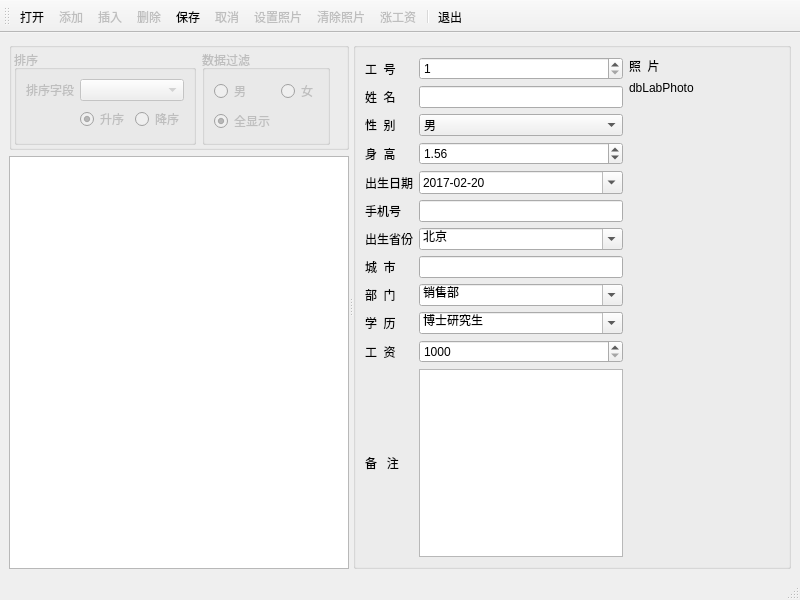
<?xml version="1.0" encoding="UTF-8"?>
<ui version="4.0">
 <class>MainWindow</class>
 <widget class="QMainWindow" name="MainWindow">
  <property name="geometry">
   <rect>
    <x>0</x>
    <y>0</y>
    <width>800</width>
    <height>600</height>
   </rect>
  </property>
  <property name="windowTitle">
   <string>MainWindow</string>
  </property>
  <widget class="QWidget" name="centralwidget">
   <layout class="QGridLayout" name="gridLayout_4">
    <item row="0" column="0">
     <widget class="QSplitter" name="splitter">
      <property name="orientation">
       <enum>Qt::Horizontal</enum>
      </property>
      <widget class="QWidget" name="layoutWidget">
       <layout class="QVBoxLayout" name="verticalLayout_2">
        <item>
         <widget class="QGroupBox" name="groupBox_2">
          <property name="title">
           <string/>
          </property>
          <layout class="QHBoxLayout" name="horizontalLayout_2">
           <property name="spacing">
            <number>6</number>
           </property>
           <property name="leftMargin">
            <number>2</number>
           </property>
           <property name="topMargin">
            <number>2</number>
           </property>
           <property name="bottomMargin">
            <number>2</number>
           </property>
           <item>
            <widget class="QGroupBox" name="groupBoxSort">
             <property name="enabled">
              <bool>false</bool>
             </property>
             <property name="title">
              <string>排序</string>
             </property>
             <layout class="QGridLayout" name="gridLayout_3">
              <item row="0" column="0">
               <widget class="QLabel" name="label_14">
                <property name="text">
                 <string>排序字段</string>
                </property>
               </widget>
              </item>
              <item row="0" column="1" colspan="2">
               <widget class="QComboBox" name="comboFields"/>
              </item>
              <item row="1" column="0">
               <spacer name="horizontalSpacer">
                <property name="orientation">
                 <enum>Qt::Horizontal</enum>
                </property>
                <property name="sizeHint" stdset="0">
                 <size>
                  <width>40</width>
                  <height>20</height>
                 </size>
                </property>
               </spacer>
              </item>
              <item row="1" column="1">
               <widget class="QRadioButton" name="radioBtnAscend">
                <property name="text">
                 <string>升序</string>
                </property>
                <property name="checked">
                 <bool>true</bool>
                </property>
               </widget>
              </item>
              <item row="1" column="2">
               <widget class="QRadioButton" name="radioBtnDescend">
                <property name="text">
                 <string>降序</string>
                </property>
               </widget>
              </item>
             </layout>
            </widget>
           </item>
           <item>
            <widget class="QGroupBox" name="groupBoxFilter">
             <property name="enabled">
              <bool>false</bool>
             </property>
             <property name="title">
              <string>数据过滤</string>
             </property>
             <layout class="QGridLayout" name="gridLayout_2">
              <item row="0" column="0">
               <widget class="QRadioButton" name="radioBtnMan">
                <property name="text">
                 <string>男</string>
                </property>
               </widget>
              </item>
              <item row="0" column="1">
               <widget class="QRadioButton" name="radioBtnWoman">
                <property name="text">
                 <string>女</string>
                </property>
               </widget>
              </item>
              <item row="1" column="0">
               <widget class="QRadioButton" name="radioBtnBoth">
                <property name="text">
                 <string>全显示</string>
                </property>
                <property name="checked">
                 <bool>true</bool>
                </property>
               </widget>
              </item>
              <item row="1" column="1">
               <spacer name="horizontalSpacer_2">
                <property name="orientation">
                 <enum>Qt::Horizontal</enum>
                </property>
                <property name="sizeHint" stdset="0">
                 <size>
                  <width>40</width>
                  <height>20</height>
                 </size>
                </property>
               </spacer>
              </item>
             </layout>
            </widget>
           </item>
           <item>
            <spacer name="horizontalSpacer_3">
             <property name="orientation">
              <enum>Qt::Horizontal</enum>
             </property>
             <property name="sizeHint" stdset="0">
              <size>
               <width>45</width>
               <height>20</height>
              </size>
             </property>
            </spacer>
           </item>
          </layout>
         </widget>
        </item>
        <item>
         <widget class="QTableView" name="tableView">
          <property name="editTriggers">
           <set>QAbstractItemView::AnyKeyPressed|QAbstractItemView::DoubleClicked|QAbstractItemView::EditKeyPressed|QAbstractItemView::SelectedClicked</set>
          </property>
         </widget>
        </item>
       </layout>
      </widget>
      <widget class="QGroupBox" name="groupBox">
       <property name="title">
        <string/>
       </property>
       <layout class="QHBoxLayout" name="horizontalLayout">
        <item>
         <layout class="QGridLayout" name="gridLayout">
          <item row="0" column="0">
           <widget class="QLabel" name="label">
            <property name="text">
             <string>工  号</string>
            </property>
            <property name="buddy">
             <cstring>dbSpinEmpNo</cstring>
            </property>
           </widget>
          </item>
          <item row="0" column="1">
           <widget class="QSpinBox" name="dbSpinEmpNo">
            <property name="minimum">
             <number>1</number>
            </property>
            <property name="maximum">
             <number>10000</number>
            </property>
           </widget>
          </item>
          <item row="1" column="0">
           <widget class="QLabel" name="label_2">
            <property name="text">
             <string>姓  名</string>
            </property>
            <property name="buddy">
             <cstring>dbEditName</cstring>
            </property>
           </widget>
          </item>
          <item row="1" column="1">
           <widget class="QLineEdit" name="dbEditName"/>
          </item>
          <item row="2" column="0">
           <widget class="QLabel" name="label_3">
            <property name="text">
             <string>性  别</string>
            </property>
            <property name="buddy">
             <cstring>dbComboSex</cstring>
            </property>
           </widget>
          </item>
          <item row="2" column="1">
           <widget class="QComboBox" name="dbComboSex">
            <item>
             <property name="text">
              <string>男</string>
             </property>
            </item>
            <item>
             <property name="text">
              <string>女</string>
             </property>
            </item>
           </widget>
          </item>
          <item row="3" column="0">
           <widget class="QLabel" name="label_4">
            <property name="text">
             <string>身  高</string>
            </property>
            <property name="buddy">
             <cstring>dbSpinHeight</cstring>
            </property>
           </widget>
          </item>
          <item row="3" column="1">
           <widget class="QDoubleSpinBox" name="dbSpinHeight">
            <property name="suffix">
             <string/>
            </property>
            <property name="maximum">
             <double>3.000000000000000</double>
            </property>
            <property name="singleStep">
             <double>0.010000000000000</double>
            </property>
            <property name="value">
             <double>1.560000000000000</double>
            </property>
           </widget>
          </item>
          <item row="4" column="0">
           <widget class="QLabel" name="label_5">
            <property name="text">
             <string>出生日期</string>
            </property>
            <property name="buddy">
             <cstring>dbEditBirth</cstring>
            </property>
           </widget>
          </item>
          <item row="4" column="1">
           <widget class="QDateEdit" name="dbEditBirth">
            <property name="displayFormat">
             <string>yyyy-MM-dd</string>
            </property>
            <property name="calendarPopup">
             <bool>true</bool>
            </property>
            <property name="date">
             <date>
              <year>2017</year>
              <month>2</month>
              <day>20</day>
             </date>
            </property>
           </widget>
          </item>
          <item row="5" column="0">
           <widget class="QLabel" name="label_10">
            <property name="text">
             <string>手机号</string>
            </property>
            <property name="buddy">
             <cstring>dbEditMobile</cstring>
            </property>
           </widget>
          </item>
          <item row="5" column="1">
           <widget class="QLineEdit" name="dbEditMobile"/>
          </item>
          <item row="6" column="0">
           <widget class="QLabel" name="label_7">
            <property name="text">
             <string>出生省份</string>
            </property>
            <property name="buddy">
             <cstring>dbComboProvince</cstring>
            </property>
           </widget>
          </item>
          <item row="6" column="1">
           <widget class="QComboBox" name="dbComboProvince">
            <property name="editable">
             <bool>true</bool>
            </property>
            <item>
             <property name="text">
              <string>北京</string>
             </property>
            </item>
            <item>
             <property name="text">
              <string>上海</string>
             </property>
            </item>
            <item>
             <property name="text">
              <string>天津</string>
             </property>
            </item>
            <item>
             <property name="text">
              <string>重庆</string>
             </property>
            </item>
            <item>
             <property name="text">
              <string>安徽</string>
             </property>
            </item>
            <item>
             <property name="text">
              <string>河北</string>
             </property>
            </item>
            <item>
             <property name="text">
              <string>河南</string>
             </property>
            </item>
            <item>
             <property name="text">
              <string>湖北</string>
             </property>
            </item>
            <item>
             <property name="text">
              <string>湖南</string>
             </property>
            </item>
            <item>
             <property name="text">
              <string>山西</string>
             </property>
            </item>
            <item>
             <property name="text">
              <string>山东</string>
             </property>
            </item>
            <item>
             <property name="text">
              <string>陕西</string>
             </property>
            </item>
            <item>
             <property name="text">
              <string>江苏</string>
             </property>
            </item>
            <item>
             <property name="text">
              <string>江西</string>
             </property>
            </item>
           </widget>
          </item>
          <item row="7" column="0">
           <widget class="QLabel" name="label_8">
            <property name="text">
             <string>城  市</string>
            </property>
            <property name="buddy">
             <cstring>dbEditCity</cstring>
            </property>
           </widget>
          </item>
          <item row="7" column="1">
           <widget class="QLineEdit" name="dbEditCity"/>
          </item>
          <item row="8" column="0">
           <widget class="QLabel" name="label_6">
            <property name="text">
             <string>部  门</string>
            </property>
            <property name="buddy">
             <cstring>dbComboDep</cstring>
            </property>
           </widget>
          </item>
          <item row="8" column="1">
           <widget class="QComboBox" name="dbComboDep">
            <property name="editable">
             <bool>true</bool>
            </property>
            <item>
             <property name="text">
              <string>销售部</string>
             </property>
            </item>
            <item>
             <property name="text">
              <string>技术部</string>
             </property>
            </item>
            <item>
             <property name="text">
              <string>生产部</string>
             </property>
            </item>
            <item>
             <property name="text">
              <string>行政部</string>
             </property>
            </item>
           </widget>
          </item>
          <item row="11" column="1">
           <widget class="QPlainTextEdit" name="dbEditMemo">
            <property name="maximumSize">
             <size>
              <width>16777215</width>
              <height>16777215</height>
             </size>
            </property>
           </widget>
          </item>
          <item row="11" column="0">
           <widget class="QLabel" name="label_9">
            <property name="text">
             <string>备   注</string>
            </property>
            <property name="buddy">
             <cstring>dbEditMemo</cstring>
            </property>
           </widget>
          </item>
          <item row="9" column="0">
           <widget class="QLabel" name="label_11">
            <property name="text">
             <string>学  历</string>
            </property>
            <property name="buddy">
             <cstring>dbComboEdu</cstring>
            </property>
           </widget>
          </item>
          <item row="10" column="1">
           <widget class="QSpinBox" name="dbSpinSalary">
            <property name="prefix">
             <string/>
            </property>
            <property name="minimum">
             <number>1000</number>
            </property>
            <property name="maximum">
             <number>50000</number>
            </property>
            <property name="singleStep">
             <number>100</number>
            </property>
            <property name="value">
             <number>1000</number>
            </property>
           </widget>
          </item>
          <item row="10" column="0">
           <widget class="QLabel" name="label_12">
            <property name="text">
             <string>工  资</string>
            </property>
            <property name="buddy">
             <cstring>dbSpinSalary</cstring>
            </property>
           </widget>
          </item>
          <item row="9" column="1">
           <widget class="QComboBox" name="dbComboEdu">
            <property name="editable">
             <bool>true</bool>
            </property>
            <item>
             <property name="text">
              <string>博士研究生</string>
             </property>
            </item>
            <item>
             <property name="text">
              <string>硕士研究生</string>
             </property>
            </item>
            <item>
             <property name="text">
              <string>大学本科</string>
             </property>
            </item>
            <item>
             <property name="text">
              <string>大学专科</string>
             </property>
            </item>
            <item>
             <property name="text">
              <string>高中</string>
             </property>
            </item>
            <item>
             <property name="text">
              <string>初中</string>
             </property>
            </item>
            <item>
             <property name="text">
              <string>小学</string>
             </property>
            </item>
           </widget>
          </item>
         </layout>
        </item>
        <item>
         <layout class="QVBoxLayout" name="verticalLayout">
          <item>
           <widget class="QLabel" name="label_13">
            <property name="text">
             <string>照  片</string>
            </property>
           </widget>
          </item>
          <item>
           <widget class="QLabel" name="dbLabPhoto">
            <property name="minimumSize">
             <size>
              <width>150</width>
              <height>0</height>
             </size>
            </property>
            <property name="maximumSize">
             <size>
              <width>350</width>
              <height>16777215</height>
             </size>
            </property>
            <property name="text">
             <string>dbLabPhoto</string>
            </property>
           </widget>
          </item>
          <item>
           <spacer name="verticalSpacer">
            <property name="orientation">
             <enum>Qt::Vertical</enum>
            </property>
            <property name="sizeHint" stdset="0">
             <size>
              <width>20</width>
              <height>40</height>
             </size>
            </property>
           </spacer>
          </item>
         </layout>
        </item>
       </layout>
      </widget>
     </widget>
    </item>
   </layout>
  </widget>
  <widget class="QStatusBar" name="statusbar"/>
  <widget class="QToolBar" name="toolBar">
   <property name="windowTitle">
    <string>toolBar</string>
   </property>
   <property name="toolButtonStyle">
    <enum>Qt::ToolButtonTextUnderIcon</enum>
   </property>
   <attribute name="toolBarArea">
    <enum>TopToolBarArea</enum>
   </attribute>
   <attribute name="toolBarBreak">
    <bool>false</bool>
   </attribute>
   <addaction name="actOpenDB"/>
   <addaction name="actRecAppend"/>
   <addaction name="actRecInsert"/>
   <addaction name="actRecDelete"/>
   <addaction name="actSubmit"/>
   <addaction name="actRevert"/>
   <addaction name="actPhoto"/>
   <addaction name="actPhotoClear"/>
   <addaction name="actScan"/>
   <addaction name="separator"/>
   <addaction name="actQuit"/>
  </widget>
  <action name="actOpenDB">
   <property name="icon">
    <iconset resource="res.qrc">
     <normaloff>:/images/images/open3.bmp</normaloff>:/images/images/open3.bmp</iconset>
   </property>
   <property name="text">
    <string>打开</string>
   </property>
   <property name="toolTip">
    <string>打开数据库</string>
   </property>
  </action>
  <action name="actQuit">
   <property name="icon">
    <iconset resource="res.qrc">
     <normaloff>:/images/images/exit.bmp</normaloff>:/images/images/exit.bmp</iconset>
   </property>
   <property name="text">
    <string>退出</string>
   </property>
   <property name="toolTip">
    <string>退出</string>
   </property>
  </action>
  <action name="actRecAppend">
   <property name="enabled">
    <bool>false</bool>
   </property>
   <property name="icon">
    <iconset resource="res.qrc">
     <normaloff>:/images/images/316.bmp</normaloff>:/images/images/316.bmp</iconset>
   </property>
   <property name="text">
    <string>添加</string>
   </property>
   <property name="toolTip">
    <string>添加记录</string>
   </property>
  </action>
  <action name="actRecInsert">
   <property name="enabled">
    <bool>false</bool>
   </property>
   <property name="icon">
    <iconset resource="res.qrc">
     <normaloff>:/images/images/306.bmp</normaloff>:/images/images/306.bmp</iconset>
   </property>
   <property name="text">
    <string>插入</string>
   </property>
   <property name="toolTip">
    <string>插入记录</string>
   </property>
  </action>
  <action name="actSubmit">
   <property name="enabled">
    <bool>true</bool>
   </property>
   <property name="icon">
    <iconset resource="res.qrc">
     <normaloff>:/images/images/save1.bmp</normaloff>:/images/images/save1.bmp</iconset>
   </property>
   <property name="text">
    <string>保存</string>
   </property>
   <property name="toolTip">
    <string>保存修改</string>
   </property>
  </action>
  <action name="actRevert">
   <property name="enabled">
    <bool>false</bool>
   </property>
   <property name="icon">
    <iconset resource="res.qrc">
     <normaloff>:/images/images/ubdo.bmp</normaloff>:/images/images/ubdo.bmp</iconset>
   </property>
   <property name="text">
    <string>取消</string>
   </property>
   <property name="toolTip">
    <string>取消修改</string>
   </property>
  </action>
  <action name="actRecDelete">
   <property name="enabled">
    <bool>false</bool>
   </property>
   <property name="icon">
    <iconset resource="res.qrc">
     <normaloff>:/images/images/delete1.bmp</normaloff>:/images/images/delete1.bmp</iconset>
   </property>
   <property name="text">
    <string>删除</string>
   </property>
   <property name="toolTip">
    <string>删除记录</string>
   </property>
  </action>
  <action name="actPhoto">
   <property name="enabled">
    <bool>false</bool>
   </property>
   <property name="icon">
    <iconset resource="res.qrc">
     <normaloff>:/images/images/00.JPG</normaloff>:/images/images/00.JPG</iconset>
   </property>
   <property name="text">
    <string>设置照片</string>
   </property>
   <property name="toolTip">
    <string>设置照片</string>
   </property>
  </action>
  <action name="actPhotoClear">
   <property name="enabled">
    <bool>false</bool>
   </property>
   <property name="icon">
    <iconset resource="res.qrc">
     <normaloff>:/images/images/103.bmp</normaloff>:/images/images/103.bmp</iconset>
   </property>
   <property name="text">
    <string>清除照片</string>
   </property>
   <property name="toolTip">
    <string>清除照片</string>
   </property>
  </action>
  <action name="actScan">
   <property name="enabled">
    <bool>false</bool>
   </property>
   <property name="icon">
    <iconset resource="res.qrc">
     <normaloff>:/images/images/up.bmp</normaloff>:/images/images/up.bmp</iconset>
   </property>
   <property name="text">
    <string>涨工资</string>
   </property>
   <property name="toolTip">
    <string>涨工资</string>
   </property>
  </action>
 </widget>
 <resources>
  <include location="res.qrc"/>
 </resources>
 <connections/>
</ui>
